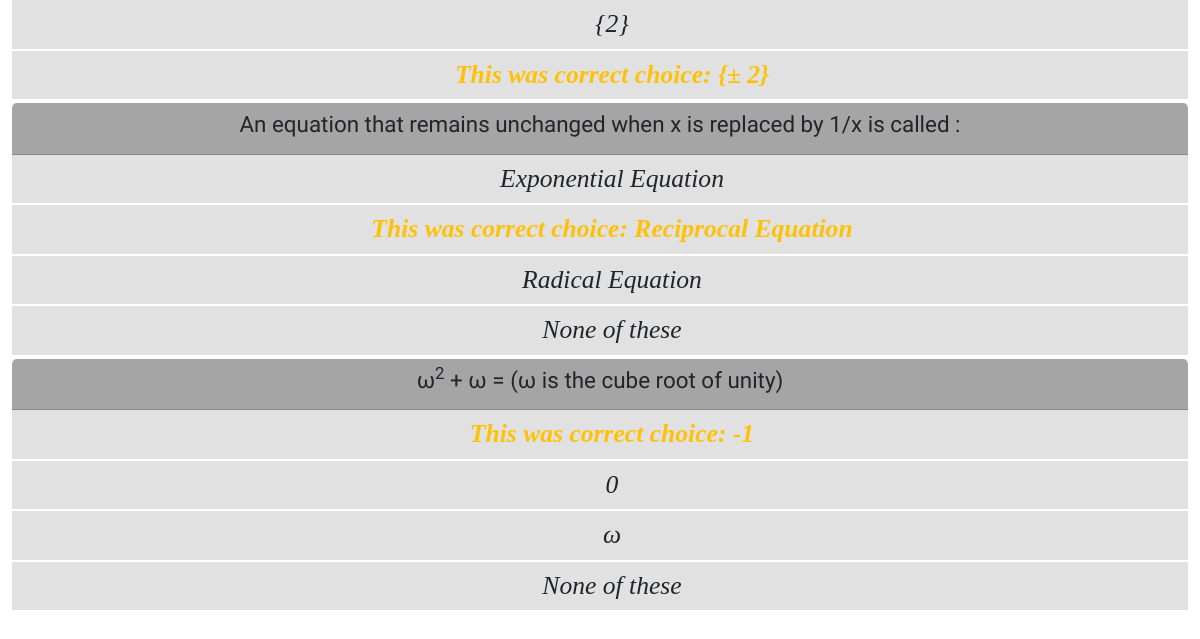
The app's page /quiz/test/submission/2/2/result/ (lower part), older data.
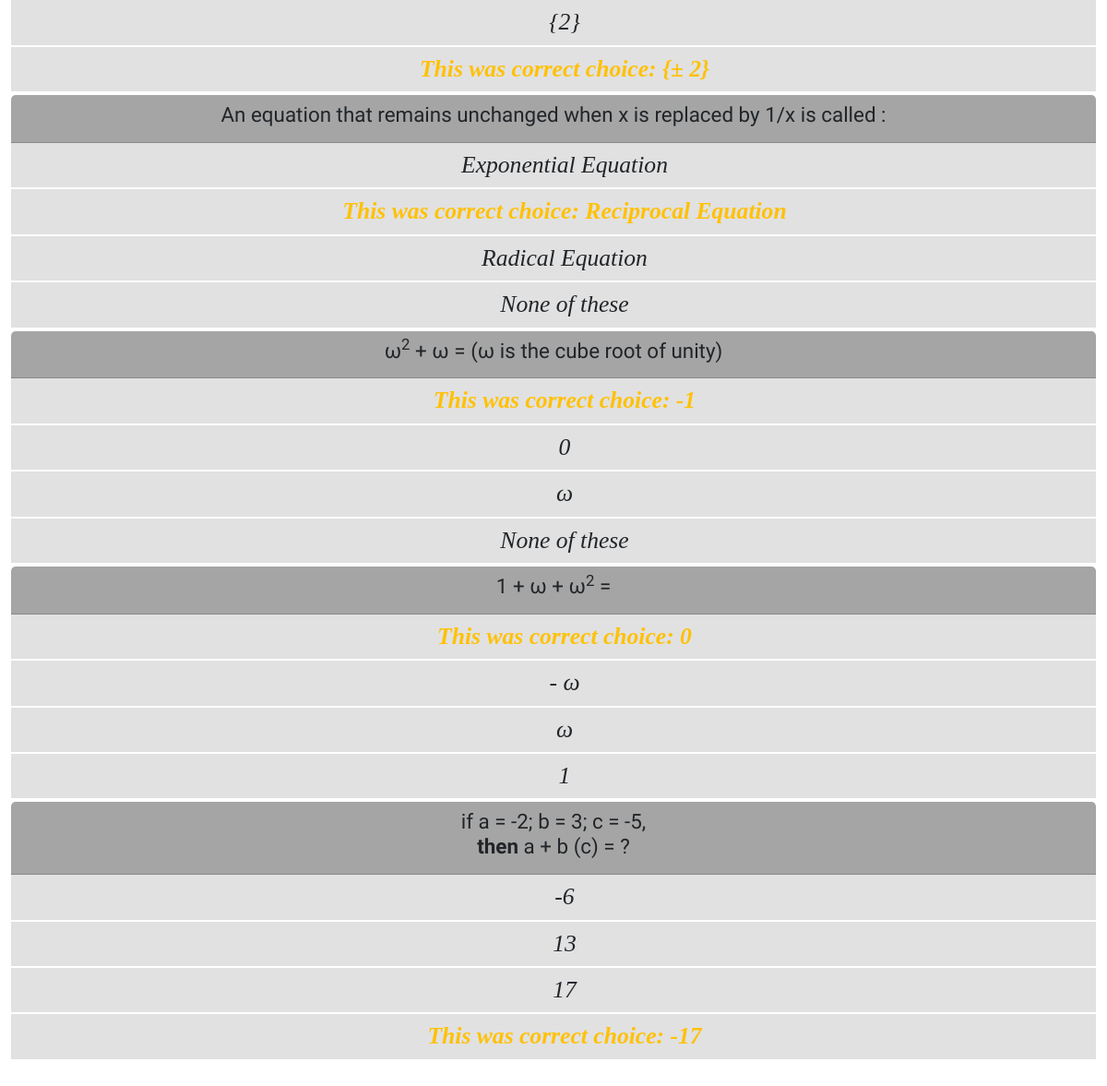
The same page, newer data.
### Quiz/models.py (models this page shows)
class Answer(models.Model):
    choice_text = models.CharField(max_length=20000)
    choice_qs = models.ForeignKey(Question, on_delete=models.CASCADE)
    is_correct =  models.BooleanField(default=False)

class Question(models.Model):
    question_text = models.CharField(max_length=1000, default='What is the ans of 2 + 2')
    question_mark = models.IntegerField(default=2)
    Course = models.ForeignKey(Test, on_delete=models.CASCADE, null=True)

### Quiz/views.py (the view)
# urls.py: path('test/submission/<int:test_id>/<int:submission_id>/result/',views.show_exam_result, name='show_exam_result'),
def show_exam_result(request, test_id, submission_id):
    test = get_object_or_404(Test, pk=test_id)
    choices =  Submission.objects.get(id=submission_id)
    total_marks = 0
    marks = 0
    context = {}
    qs = [ids.choice_qs.id for ids in choices.choices.all()]
    dup = []
    for id in qs:
        if id not in dup:
            dup.append(id)
    corrQs = []
    for querries in dup:
        for i in Question.objects.get(id=querries).answer_set.all():
            if i.is_correct:
                print(i.choice_text)
                total_marks += i.choice_qs.question_mark
            if i.is_correct and i not in choices.choices.all():
                pass
            elif i.is_correct and i in choices.choices.all():
                print(i.choice_text)
                marks += i.choice_qs.question_mark
                print('WOW')
                corrQs.append(i.choice_qs)
                print(marks)
            elif not i.is_correct and i in choices.choices.all():
                if i.choice_qs in corrQs:
                    marks -= i.choice_qs.question_mark
                    corrQs.remove(i.choice_qs)
    if marks < 0:
        marks = 0
    grade = (marks/total_marks) * 100
    grade = '{}'.format(grade)
    context['grade'] = float(grade)
    context['total'] = int(total_marks)
    context['marks'] = int(marks)
    context['Question'] = qs
    context['course'] = test
    context['selected'] = choices.choices.all()
    return render(request, 'quiz/result.html', context)

### Quiz/templates/Quiz/result.html (shortened to what this page needs)
<!DOCTYPE html>
<html lang="en">
<head>
    {% load static %}
    <link href="https://cdn.jsdelivr.net/npm/bootstrap@5.2.0/dist/css/bootstrap.min.css" rel="stylesheet">
    <link href="{% static 'home.css' %}" rel="stylesheet">
    <link href="{% static 'assignment.css' %}" rel="stylesheet">
</head>
<body>
<div class="container-fluid">
        <div class="card-columns-vertical mt-1" id="questionform">
        <form id="questionForm">
        {% for question in course.question_set.all %}
            <div class="card mt-1">
                <div class="card-header"><h5>{{ question.question_text | safe}}</h5></div>
                <div class="form-group">
                    {% for choice in question.answer_set.all %}
                    {% if choice.choice_text != '' %}
                    <div class="form-check">
                        {% if choice in selected and choice.is_correct %}
                            <label class="form-check-label text-success" ><b> Correct choice: {{ choice.choice_text| safe }} </b></label>
                        {% elif not choice.is_correct and choice in selected  %}
                                <label class="form-check-label text-danger"><b> Wrong choice: {{ choice.choice_text | safe}} </b></label>
                        {% elif choice.is_correct and choice not in selected  %}
                            <label class="form-check-label text-warning"><b> This was correct choice: {{ choice.choice_text | safe}} </b></label>
                        {% else %}
                       <label class="form-check-label">{{ choice.choice_text | safe }}</label>
                        {% endif %}{% endif %}
                    </div>{% endfor %}{% endfor %}
                </div>
            </div>
        </form>
        </div>
</body>
</html>

### static/home.css (style rules this page uses)
label { font-size: 1.6em; font-family: Georgia, 'Times New Roman', Times, serif ; font-style: italic; font-weight: bold; text-align: center; }
.card { border: 1px solid black; text-align: center; }

### static/assignment.css (style rules this page uses)
body { font-family:'Domine', serif; }
label { font-weight: normal; }
label,input { margin:5px; }
.card-header { background-color: #a5a5a5; }
.form-check { background-color: #e1e1e1; }
h5 { font-size: 1.4rem; }

### Quiz/templates/Quiz/result.html (style rules this page uses)
label { margin:5px; }
form { margin-bottom:150px; }
.card { border:0; }

Row changes from the older to the newer data that the page shows:
added Question: question_text "1 + ω + ω 2 ="
added Answer: choice_text "0", shown under "1 + ω + ω 2 ="
added Answer: choice_text "- ω", shown under "1 + ω + ω 2 ="
added Answer: choice_text "ω", shown under "1 + ω + ω 2 ="
added Answer: choice_text "1", shown under "1 + ω + ω 2 ="
added Question: question_text "if a = -2; b = 3; c = -5, then a + b (c) = ?"
added Answer: choice_text "-6", shown under "if a = -2; b = 3; c = -5, then a + b (c) = ?"
added Answer: choice_text "13", shown under "if a = -2; b = 3; c = -5, then a + b (c) = ?"
added Answer: choice_text "17", shown under "if a = -2; b = 3; c = -5, then a + b (c) = ?"
added Answer: choice_text "-17", shown under "if a = -2; b = 3; c = -5, then a + b (c) = ?"
